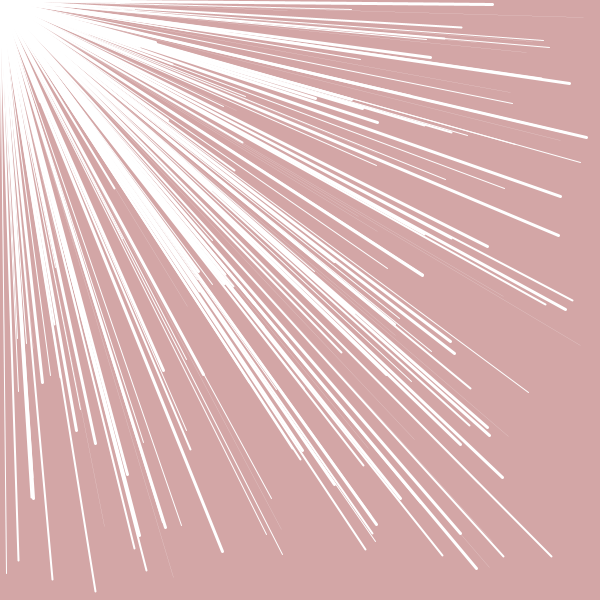
Frame 1 (no input)
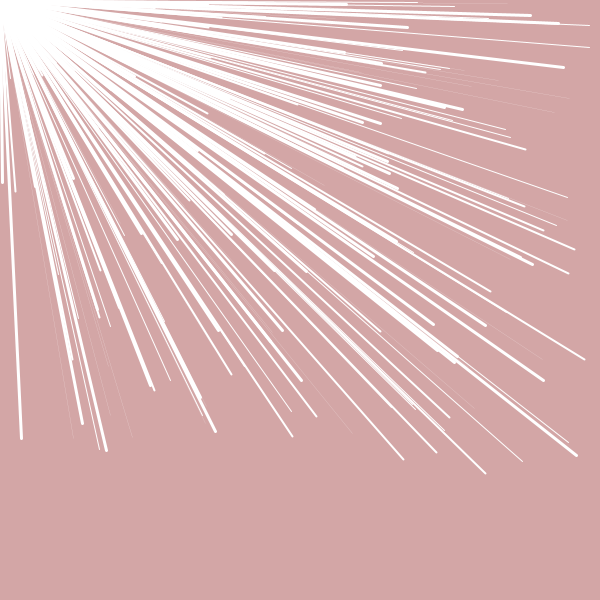
Frame 60 (the mouse pressed at the canvas centre just before this capture)
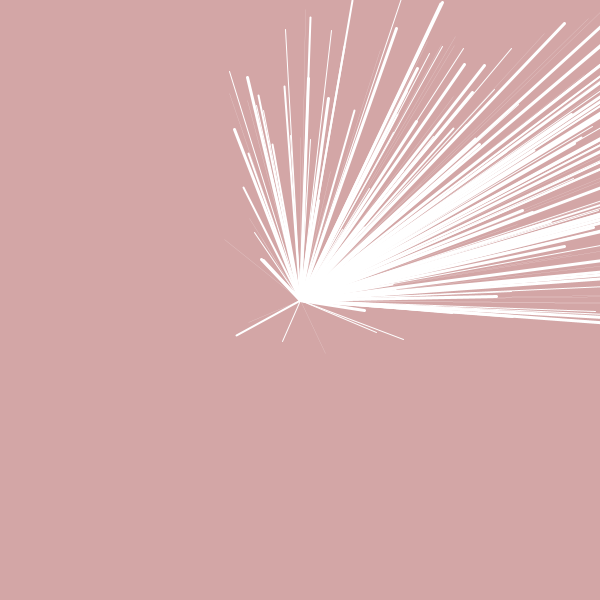
Frame 120 (the mouse held since frame 60 and released just before this capture)

The Processing sketch that drew these frames (run headless with seeded random() and noise(); from frame 60 on, the mouse is pressed at the canvas centre):

// Processing sketch: processing_117397
// ── processing_117397.pde

PeachPie LinesLines;

PeachPie[] LineArray= new PeachPie[200];

void setup() {
  size (600, 600);
frameRate(30);
  for (int i=0; i<LineArray.length; i++) {
    LineArray[i] = new PeachPie();
  }

  LinesLines=new PeachPie();
}

void draw() {
  background(211, 166, 166);
  for (int i=0; i<LineArray.length; i++) {
    LineArray[i].display();
    LineArray[i].move();
  }
}



class PeachPie {
  int lineX;
  int lineY;
  int speedX;
  int speedY;

  PeachPie() {
    lineX=int(random(width));
    lineY=int(random(height));
    speedX=10;
    speedY=2;
  }

  void display() {
    strokeWeight(int(random(0, 4)));
    stroke(255);
    lineX=lineX-speedX;
    lineY=lineY-speedY;
    line(lineX, lineY, mouseX, mouseY);
  }

  void move() {

    if (lineX<0) {
      speedX=-speedX;
    }

    if (lineX>700) {
      speedX=-speedX;
    }

    if (lineY<0) {
      speedY=-speedY;
    }

    if (lineY>700) {
      speedY=-speedY;
    }
  }
}
